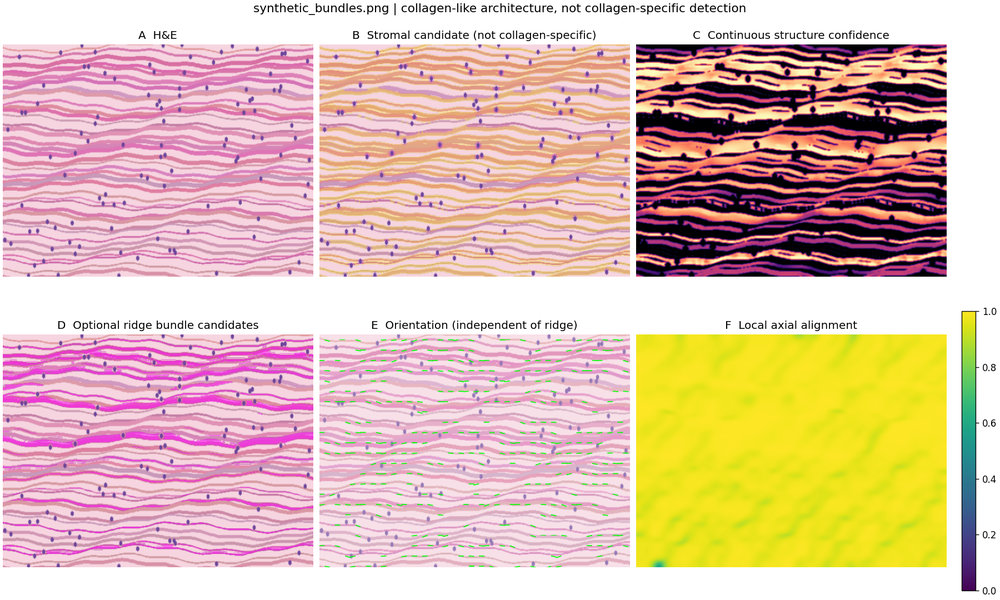
#> input picture figures/synthetic_demo/review.png, 1000 x 600 px, shrunk from 1800 x 1080 before the run
$ python __main__.py ../figures/synthetic_demo/review.png
#> lines starting #> are read from the running program, lines starting #| are printed output that depends on the picture; after the words box and inside, x2 and y2 are one past the last pixel; in counts of white or black regions, pixels touching at a corner belong together
### cache/core.py
"""CACHE v0.2: training-free H&E stromal architecture, separate continuous and ridge branches.
Research-only; collagen-like appearance, not collagen-specific identification.
"""
from pathlib import Path
import numpy as np
from scipy.ndimage import gaussian_filter, binary_fill_holes
from skimage import color, filters, morphology, exposure
import matplotlib.pyplot as plt


def _unit(x, mask=None):
    v=x[mask] if mask is not None and np.any(mask) else x.ravel()
    lo,hi=np.percentile(v,[2,98])
    return np.clip((x-lo)/(hi-lo+1e-9),0,1)


def analyze(rgb, mpp=None, scales_um=(1.5,3,6,12), window_um=30,
            candidate_quantile=0.23, ridge_quantile=0.70):
    rgb=np.asarray(rgb)[...,:3].astype(np.uint8)
    f=rgb.astype(np.float32)/255.
    hed=color.rgb2hed(f); h=np.maximum(hed[...,0],0); e=np.maximum(hed[...,1],0)
    hsv=color.rgb2hsv(f)
    tissue=(hsv[...,1]>.055)&(hsv[...,2]<.985)
    # Exclude strongly saturated non-H&E graphics, including red arrows.
    red_annotation=(f[...,0]>.48)&(f[...,0]>1.65*f[...,1])&(f[...,0]>1.5*f[...,2])&(hsv[...,1]>.48)
    green_annotation=(f[...,1]>1.4*f[...,0])&(f[...,1]>1.3*f[...,2])&(hsv[...,1]>.45)
    valid_tissue=tissue & ~morphology.binary_dilation(red_annotation|green_annotation,morphology.disk(3))
    if valid_tissue.sum()<100: valid_tissue=tissue
    # Nuclei are excluded from candidate mask, but not from the neighborhood tensor itself.
    hn=_unit(h,valid_tissue); en=_unit(e,valid_tissue)
    nuclei=(hn>.66)&(hn>en*.8)
    nuclei=morphology.binary_dilation(nuclei,morphology.disk(2))
    # Eosin-rich nonnuclear candidates. This is NOT collagen-specific.
    threshold=np.quantile(en[valid_tissue],candidate_quantile) if valid_tissue.any() else .25
    candidate=valid_tissue & ~nuclei & (en>threshold)
    # Work in a lightly smoothed eosin OD image, avoiding aggressive normalization.
    signal=gaussian_filter(en,0.7)
    scales_px=np.clip(np.asarray(scales_um)/(mpp if mpp else 1.),1.2,30)
    # Separate tensor and ridge branches: no multiplication for continuous architecture.
    tensor_energy=[]; tensors=[]; ridge_list=[]
    for sigma in scales_px:
        smooth=gaussian_filter(signal,max(.65,sigma*.35))
        gy,gx=np.gradient(smooth)
        jxx=gaussian_filter(gx*gx,sigma); jyy=gaussian_filter(gy*gy,sigma)
        jxy=gaussian_filter(gx*gy,sigma)
        delta=np.sqrt((jxx-jyy)**2+4*jxy*jxy)
        coh=delta/(jxx+jyy+1e-10)
        theta=(.5*np.arctan2(2*jxy,jxx-jyy)+np.pi/2)%np.pi
        energy=np.sqrt(np.maximum(jxx+jyy,0))*sigma
        tensor_energy.append(energy)
        tensors.append((coh,theta))
        # Both bright and dark ridges, normalized separately per scale.
        rr=np.maximum(filters.sato(smooth,sigmas=[max(1.,sigma*.65)],black_ridges=False),
                      filters.sato(smooth,sigmas=[max(1.,sigma*.65)],black_ridges=True))
        ridge_list.append(_unit(rr,valid_tissue))
    energies=np.stack(tensor_energy)
    # Normalize energies per scale to avoid smallest-scale dominance.
    norm_energies=np.stack([_unit(q,valid_tissue) for q in tensor_energy])
    coherence_stack=np.stack([t[0] for t in tensors])
    choice=np.argmax(norm_energies*coherence_stack,axis=0)
    coherence=np.take_along_axis(coherence_stack,choice[None],axis=0)[0]
    theta=np.take_along_axis(np.stack([t[1] for t in tensors]),choice[None],axis=0)[0]
    strength=np.take_along_axis(norm_energies,choice[None],axis=0)[0]
    # Spatially robust confidence independent of ridge response.
    structural_weight=candidate.astype(float)*np.clip(coherence,0,1)*np.sqrt(strength)
    structural_weight=gaussian_filter(structural_weight,1)
    structure_valid=candidate & (strength>.08) & (coherence>.15)
    win_sigma=max(3,window_um/(mpp if mpp else 1.)/4)
    win_sigma=min(win_sigma,80)
    zr=gaussian_filter(structural_weight*np.cos(2*theta),win_sigma)
    zi=gaussian_filter(structural_weight*np.sin(2*theta),win_sigma)
    den=gaussian_filter(structural_weight,win_sigma)
    alignment=np.hypot(zr,zi)/(den+1e-9)
    # Suppress meaningless alignment in regions with too little structural evidence.
    support=den/(gaussian_filter(candidate.astype(float),win_sigma)+1e-9)
    alignment[~valid_tissue]=np.nan
    ridge=np.max(np.stack(ridge_list),axis=0)
    rthr=np.quantile(ridge[candidate],ridge_quantile) if candidate.any() else 1.
    bundles=candidate & (ridge>rthr) & (coherence>.18)
    bundles=morphology.remove_small_objects(bundles,min_size=12)
    w=structural_weight[structure_valid]; a=theta[structure_valid]
    z=np.sum(w*np.exp(2j*a))
    features=dict(candidate_fraction=float(candidate.mean()),orientation_coverage=float(structure_valid.sum()/max(candidate.sum(),1)),
                  ridge_coverage=float(bundles.sum()/max(candidate.sum(),1)),
                  global_alignment=float(abs(z)/(w.sum()+1e-9)),
                  dominant_orientation_deg=float(np.rad2deg(np.angle(z)/2)%180) if len(w) else float('nan'),
                  mean_local_alignment=float(np.nanmean(alignment[candidate])) if candidate.any() else float('nan'),
                  mpp_um=mpp)
    return dict(rgb=rgb,candidate=candidate,structure_valid=structure_valid,bundles=bundles,
                theta=theta,coherence=coherence,structural_weight=structural_weight,
                ridge=ridge,alignment=alignment,features=features)


def plot_review(r,out,title='CACHE v0.2'):
    rgb=r['rgb']; H,W=rgb.shape[:2]
    fig,ax=plt.subplots(2,3,figsize=(15,9),constrained_layout=True)
    ax[0,0].imshow(rgb);ax[0,0].set_title('A  H&E')
    ax[0,1].imshow(rgb);ax[0,1].imshow(np.ma.masked_where(~r['candidate'],r['candidate']),cmap='autumn',alpha=.27,vmin=0,vmax=1);ax[0,1].set_title('B  Stromal candidate (not collagen-specific)')
    ax[0,2].imshow(r['structural_weight'],cmap='magma',vmin=0,vmax=np.percentile(r['structural_weight'],99.5)+1e-8);ax[0,2].set_title('C  Continuous structure confidence')
    ax[1,0].imshow(rgb);ax[1,0].imshow(np.ma.masked_where(~r['bundles'],r['bundles']),cmap='cool',alpha=.48,vmin=0,vmax=1);ax[1,0].set_title('D  Optional ridge bundle candidates')
    ax[1,1].imshow(rgb,alpha=.72)
    step=max(14,min(H,W)//22); yy,xx=np.mgrid[step//2:H:step,step//2:W:step]
    mask=r['structure_valid'][yy,xx]; t=r['theta'][yy,xx]
    ax[1,1].quiver(xx[mask],yy[mask],np.cos(t[mask]),np.sin(t[mask]),color='lime',angles='xy',scale_units='xy',scale=.11,width=.003,headwidth=0,headlength=0,headaxislength=0)
    ax[1,1].set_title('E  Orientation (independent of ridge)')
    im=ax[1,2].imshow(r['alignment'],cmap='viridis',vmin=0,vmax=1);ax[1,2].set_title('F  Local axial alignment');fig.colorbar(im,ax=ax[1,2],fraction=.045)
    for a in ax.flat:a.axis('off')
    fig.suptitle(title+' | collagen-like architecture, not collagen-specific detection',fontsize=13)
    out=Path(out);out.parent.mkdir(parents=True,exist_ok=True);fig.savefig(out,dpi=120);plt.close(fig)

### cache/__main__.py
import argparse
import json
from pathlib import Path
import numpy as np
from PIL import Image
from .core import analyze, plot_review


def main():
    p = argparse.ArgumentParser(description='CACHE: collagen-like stromal architecture in H&E')
    p.add_argument('image', type=Path)
    p.add_argument('--output', type=Path, default=Path('cache_output'))
    p.add_argument('--mpp', type=float, default=None, help='Micrometers per pixel (required for physical-scale interpretation)')
    p.add_argument('--scales', type=float, nargs='+', default=[1.5, 3, 6, 12], help='Scales in micrometers if --mpp is set; otherwise pixels')
    p.add_argument('--window', type=float, default=30, help='Window scale in micrometers if --mpp is set; otherwise pixels')
    args = p.parse_args()
    if args.mpp is not None and args.mpp <= 0:
        p.error('--mpp must be positive')
    if any(s <= 0 for s in args.scales) or args.window <= 0:
        p.error('scales and window must be positive')
    im = np.asarray(Image.open(args.image).convert('RGB'))
    r = analyze(im, mpp=args.mpp, scales_um=args.scales, window_um=args.window)
#> in analyze, `hed = color.rgb2hed(f)`: hed: shape (600, 1000, 3) float64; mean of channels 0, 1, 2 0.05, 0.0149, 0.0543
#> in analyze, `hsv=color.rgb2hsv(f)`: hsv: shape (600, 1000, 3) float32; mean of channels 0, 1, 2 0.473, 0.315, 0.883
#> in analyze, `tissue=(hsv[...,1]>.055)&(hsv[...,2]<.985)`:
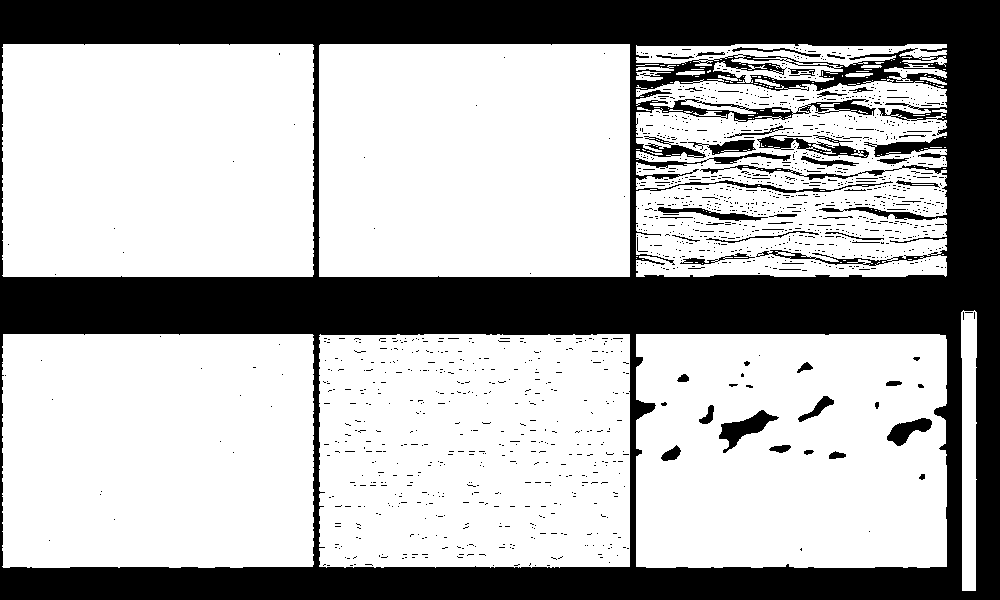
#> tissue: shape (600, 1000) bool; 69.1% white; 1499 black regions (1445 under 20 px), largest, box (x1, y1, x2, y2) and area: (0, 0, 1000, 600) 174348, (719, 410, 779, 453) 926, (757, 135, 869, 158) 919
#> in analyze, `red_annotation=(f[...,0]>.48)&(f[...,0]>1.65*f[...,1])&(f[...,0]>1.5*f..`: red_annotation: shape (600, 1000) bool; 2.5% white; 741 white regions (659 under 20 px), largest, box (x1, y1, x2, y2) and area: (636, 136, 946, 182) 3240, (644, 125, 888, 158) 1733, (636, 206, 946, 224) 1199
#> in analyze, `green_annotation=(f[...,1]>1.4*f[...,0])&(f[...,1]>1.3*f[...,2])&(hsv[..`: green_annotation: shape (600, 1000) bool; 0.64% white; 625 white regions (622 under 20 px), largest, box (x1, y1, x2, y2) and area: (962, 349, 976, 427) 956, (652, 561, 666, 567) 67, (861, 235, 883, 236) 22
#> in analyze, `valid_tissue=tissue & ~morphology.binary_dilation(red_annotation|green..`: valid_tissue: shape (600, 1000) bool; 58.8% white; 225 black regions (70 under 20 px), largest, box (x1, y1, x2, y2) and area: (0, 0, 1000, 600) 225653, (719, 410, 779, 453) 926, (887, 418, 932, 446) 624
#> in _unit, `lo,hi=np.percentile(v,[2,98])`: lo = 0; hi = 0.454
#> in analyze, `nuclei=(hn>.66)&(hn>en*.8)`: nuclei: shape (600, 1000) bool; 3.8% white; 197 white regions (145 under 20 px), largest, box (x1, y1, x2, y2) and area: (637, 215, 946, 276) 5824, (637, 110, 946, 149) 4110, (637, 172, 946, 189) 1682
#> in analyze, `nuclei=morphology.binary_dilation(nuclei,morphology.disk(2))`: nuclei: shape (600, 1000) bool; 8.1% white; 85 white regions (34 under 20 px), largest, box (x1, y1, x2, y2) and area: (635, 213, 948, 278) 14244, (635, 60, 948, 151) 13294, (635, 162, 948, 218) 9812
#> in analyze, `threshold=np.quantile(en[valid_tissue],candidate_quantile) if valid_ti..`: threshold = 0
#> in analyze, `candidate=valid_tissue & ~nuclei & (en>threshold)`: candidate: shape (600, 1000) bool; 42.5% white; 81 white regions (68 under 20 px), largest, box (x1, y1, x2, y2) and area: (2, 334, 314, 568) 72516, (2, 44, 314, 277) 72431, (319, 44, 630, 277) 55560
#> the loop in analyze, `for sigma in scales_px:` made 4 passes
#> hi in _unit on passes 1 to 4: 0.116, 0.163, 0.132, 0.105
#> after the loop in analyze, `for sigma in scales_px:`:
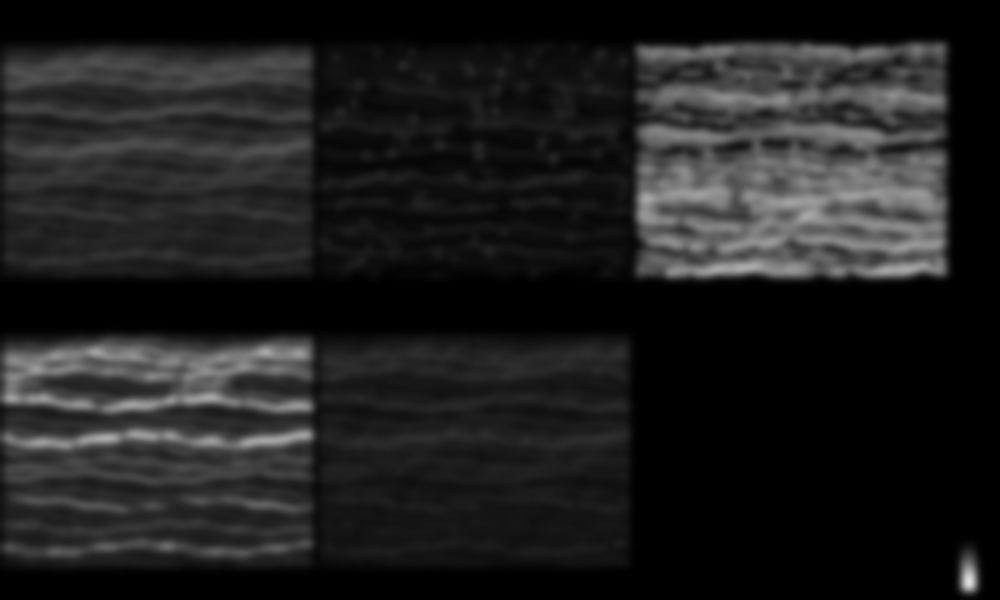
#> smooth: shape (600, 1000) float64; min 0, max 0.871, mean 0.119
#> after the loop in analyze, `for sigma in scales_px:`: ridge_list = 4 items
#> in _unit (call 9), `lo,hi=np.percentile(v,[2,98])`: hi = 0.436
#> in _unit (call 9), `return np.clip((x-lo)/(hi-lo+1e-9),0,1)`:
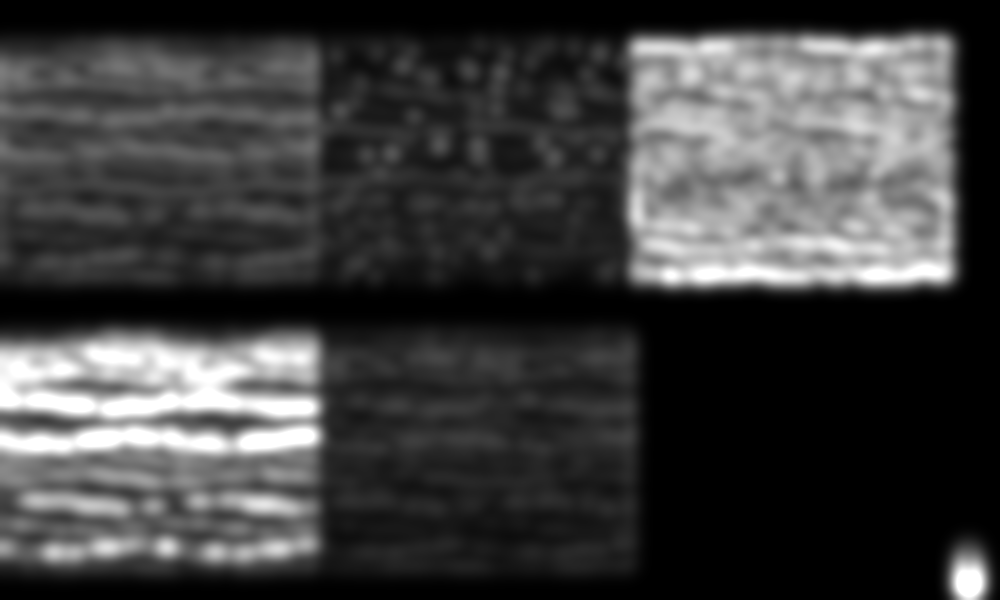
#> returned value: shape (600, 1000) float64; min 0, max 1, mean 0.245
#> in analyze, `choice=np.argmax(norm_energies*coherence_stack,axis=0)`:
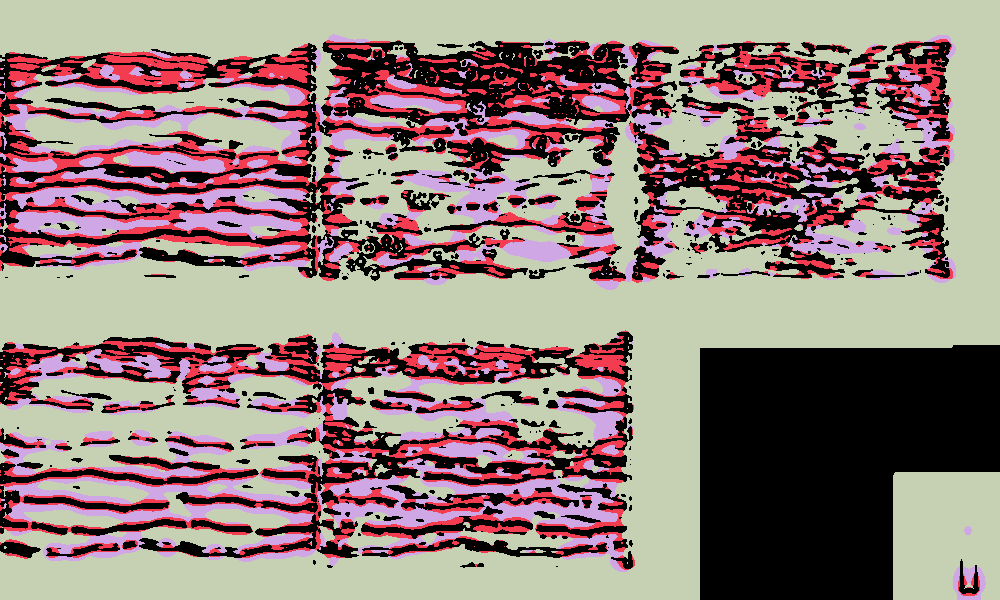
#> choice: shape (600, 1000) int64; 4 distinct labels, from 0 to 3; one colour per label, 0 black
#> in analyze, `structure_valid=candidate & (strength>.08) & (coherence>.15)`: structure_valid: shape (600, 1000) bool; 41.7% white; 101 white regions (87 under 20 px), largest, box (x1, y1, x2, y2) and area: (2, 334, 314, 568) 72513, (2, 44, 314, 277) 72427, (319, 44, 630, 277) 51985
#> in analyze, `ridge=np.max(np.stack(ridge_list),axis=0)`:
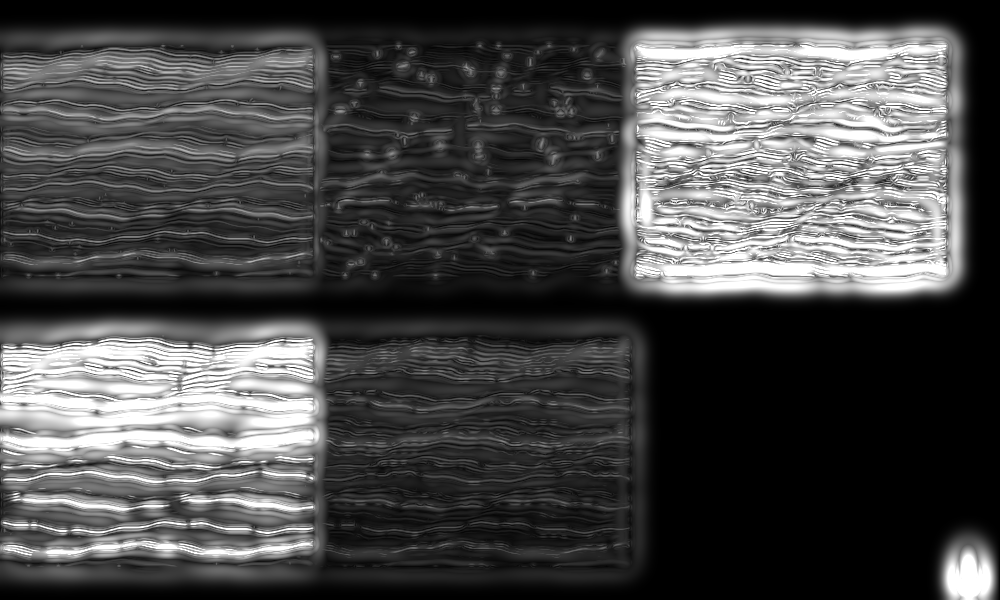
#> ridge: shape (600, 1000) float64; min 0, max 1, mean 0.288
#> in analyze, `rthr=np.quantile(ridge[candidate],ridge_quantile) if candidate.any() e..`: rthr = 0.395
#> in analyze, `bundles=candidate & (ridge>rthr) & (coherence>.18)`: bundles: shape (600, 1000) bool; 12.7% white; 477 white regions (379 under 20 px), largest, box (x1, y1, x2, y2) and area: (2, 334, 314, 495) 44698, (3, 49, 313, 90) 5962, (2, 533, 314, 562) 5463
#> in analyze, `bundles=morphology.remove_small_objects(bundles,min_size=12)`:
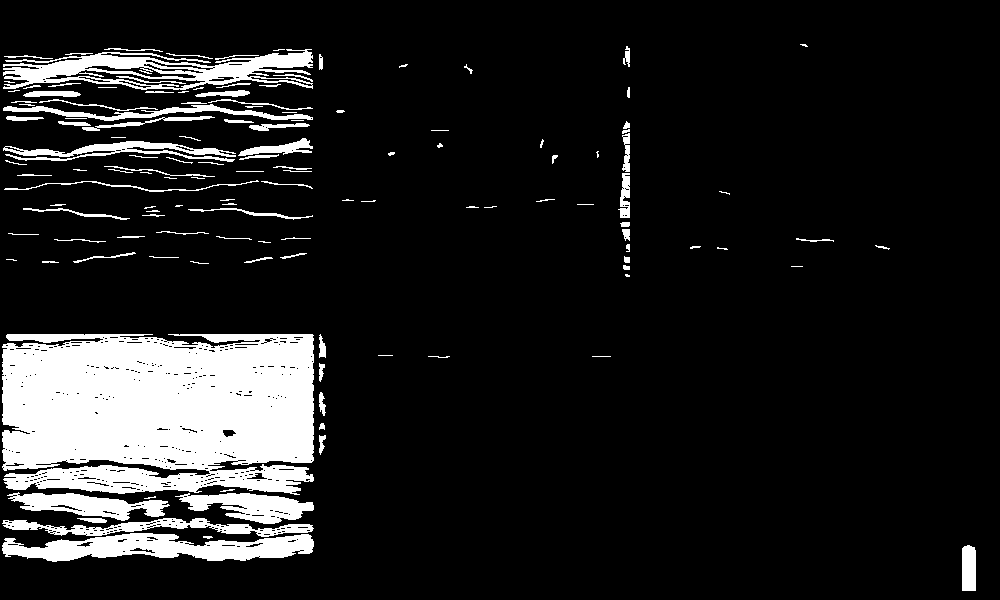
#> bundles: shape (600, 1000) bool; 12.5% white; 133 white regions (37 under 20 px), largest, box (x1, y1, x2, y2) and area: (2, 334, 314, 495) 44677, (3, 49, 313, 90) 5954, (2, 533, 314, 562) 5457
#> in analyze, `features=dict(candidate_fraction=float(candidate.mean()),orientation_c..`: features = 7 items
#> r = 10 items
    args.output.mkdir(parents=True, exist_ok=True)
    plot_review(r, args.output / 'review.png', args.image.name)
#> in plot_review, `mask = r['structure_valid'][yy, xx]`: mask: shape (22, 37) bool; 41.6% white; 3 white regions (1 under 20 px), largest, box (x1, y1, x2, y2) and area: (0, 12, 23, 21) 179, (0, 2, 23, 10) 159
#> in plot_review, `out = Path(out)`:
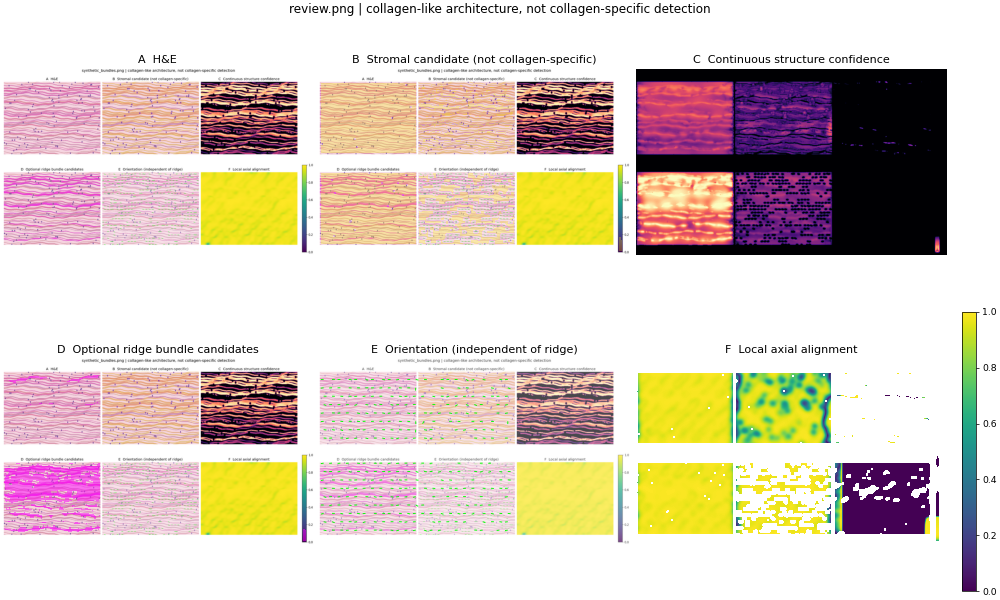
#> figure drawn by matplotlib, 7 panels
    with (args.output / 'features.json').open('w') as f:
        json.dump(r['features'], f, indent=2, allow_nan=False)
    for key in ['candidate', 'structure_valid', 'bundles']:
        Image.fromarray((r[key].astype(np.uint8)*255)).save(args.output / f'{key}.png')
    np.savez_compressed(args.output / 'architecture_maps.npz', theta=r['theta'], coherence=r['coherence'], alignment=r['alignment'], structural_weight=r['structural_weight'], ridge=r['ridge'])
    print('CACHE results saved to', args.output)

if __name__ == '__main__':
    main()
